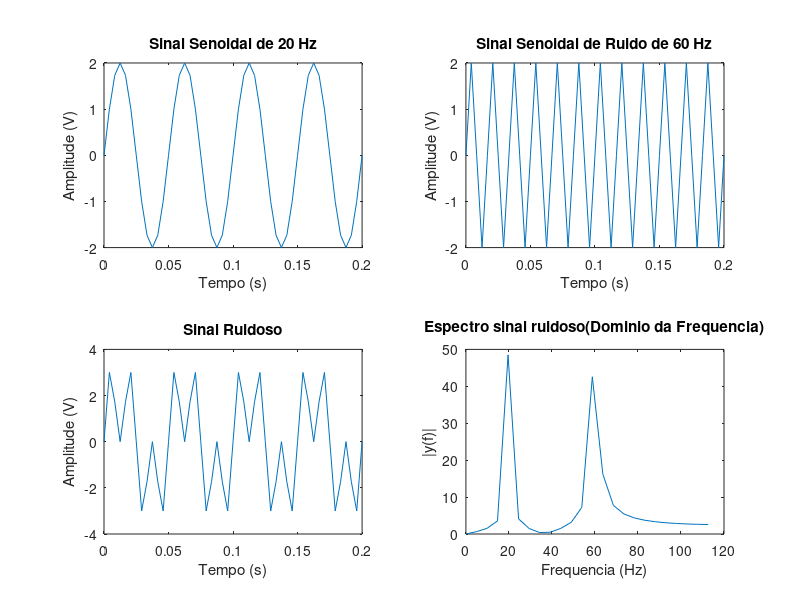

The MATLAB source for this figure:
% FFT – Transformada de Fourier Rápida
% Crie um sinal senoidal de 20 Hz, amplitude de 1V, amostrado a uma frequência de 240
% Hz. Adicione a esse sinal um ruído de 60 Hz, amplitude de 1V, também senoidal,
% amostrado a uma frequência de 240 Hz.
% Calcule a transformada de Fourier do sinal com ruido. Esboce os sinais gerados e a
% transformada de Fourier.
% Dados:
% a) Sinal senoidal de 20 Hz:
% 𝑥 = 𝑠𝑒𝑛(2 ∗ pi ∗ 𝑓 ∗ 𝑡)
% 𝑥 = 𝑠𝑒𝑛(2 ∗ pi ∗ 20 ∗ 𝑡)
% b) Taxa de amostragem
% fs = 240 Hz
% c) Sinal de ruído de 60 Hz:
% 𝑟 = 𝑠𝑒𝑛(2 ∗ pi ∗ 60 ∗ 𝑡)
% d) Sinal com ruído:
% 𝑦 = 𝑥 + r

close all
clear
clc;
A = 2; % Amplitude do Sinal 2V
fs = 240; % Frequencia de amostragem
t = 0:1/fs:0.2; % Tempo de 0.2 segundos
N = length(t); % Tamanho do vetor tempo
f = 20; % Frequencia de 20Hz
sinal = A*sin(2*pi*f*t); % Gerando o sinal de 20 Hz
subplot(2,2,1);
plot(t,sinal); % Gerando o grafico
title('Sinal Senoidal de 20 Hz');
xlabel('Tempo (s)'); ylabel('Amplitude (V)');
f_noise = 60; % Frequencia de ruido 60 Hz
ruido=A*sin(2*pi*f_noise*t); % Gerando sinal de Ruido de 69 Hz
subplot(2,2,2);
plot(t,ruido); % Gerando o grafico
title('Sinal Senoidal de Ruido de 60 Hz');
xlabel('Tempo (s)'); ylabel('Amplitude (V)');
sinal_ruido = sinal + ruido; % Adiciona ruido ao sinal
subplot(2,2,3);
plot(t,sinal_ruido); % Gerando o grafico
title('Sinal Ruidoso');
xlabel('Tempo (s)'); ylabel('Amplitude (V)');
y = fft(sinal_ruido); % Calcula a Transformada de Fourier do Sinal ruidoso
y = y(1:floor(length(y)/2));
% Ajuste eixo de frequencia para o espectro
freq = (0:N-1)*fs/N;
freq = freq(1:floor(length(freq)/2));
subplot(2,2,4)
plot(freq, abs(y))
title('Espectro sinal ruidoso(Dominio da Frequencia)')
ylabel('|y(f)|')
xlabel('Frequencia (Hz)')